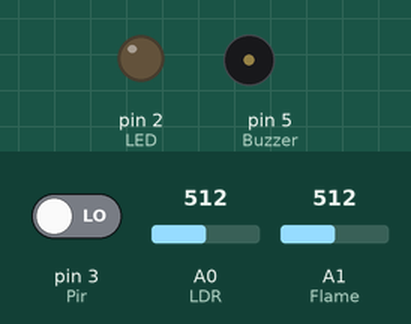
The sketch below on a simulated Arduino Uno, built with avr-gcc and run on an emulated ATmega328P. On the bench: output pins drawn as LEDs (lit = HIGH), buzzer (waves = sounding, pin HIGH). Inputs (shaded band) come from the test bench; at power-on: pin 3 (Pir) LOW, A0 (LDR) = 512, A1 (Flame) = 512.

Above: at 1.2 s.
1.3 s: pin 3 (Pir) driven HIGH
At 2.6 s:
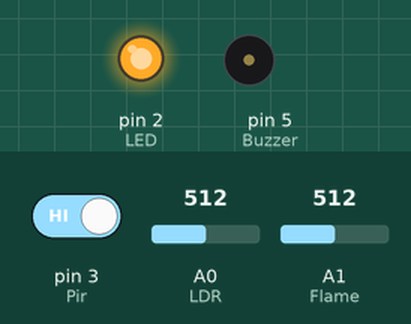
Timing chart, 0 to 4.3 s (numbered marks = the images above; inputs shaded):
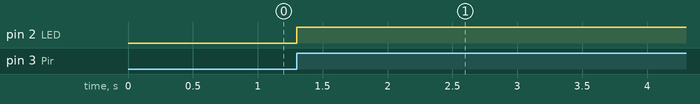

The sketch:

sketch_nov04b.ino
```cpp
int LED   =2;
int LDR   =A0;
int Flame =A1;
int Buzzer=5;
int Pir   =3;

void setup() {
  pinMode (LED,OUTPUT);
  pinMode (Buzzer,OUTPUT);
  pinMode (LDR,INPUT);
  pinMode (Flame,INPUT);
  pinMode (Pir,INPUT);
}

void loop() {
  // LDR
   int bacaLDR     =analogRead(LDR);
       bacaLDR     =map (bacaLDR, 0,1024,0,255);
  Serial.print ("NILAI LDR :");
  Serial.print (bacaLDR);
  // Flame
   int bacaFlame   =analogRead(Flame);
       bacaFlame   =map (bacaFlame,1017,35,0,100);
   Serial.print ("NILAI Flame :");
   Serial.print (bacaFlame);
   // Pir
   int bacaPir     =digitalRead(Pir);
     Serial.print (bacaPir);
     Serial.print (bacaPir);

if (bacaPir ==1){
  digitalWrite(LED,bacaPir);
 // digitalWrite(LED,HIGH);
  //delay(100);
}//else{
 // digitalWrite(Buzzer,LOW);
  //digitalWrite(LED,LOW);
  //delay(100);


}
```

Measured:
- after the input at 1.3 s, pin 2 (LED): LOW → HIGH at once
